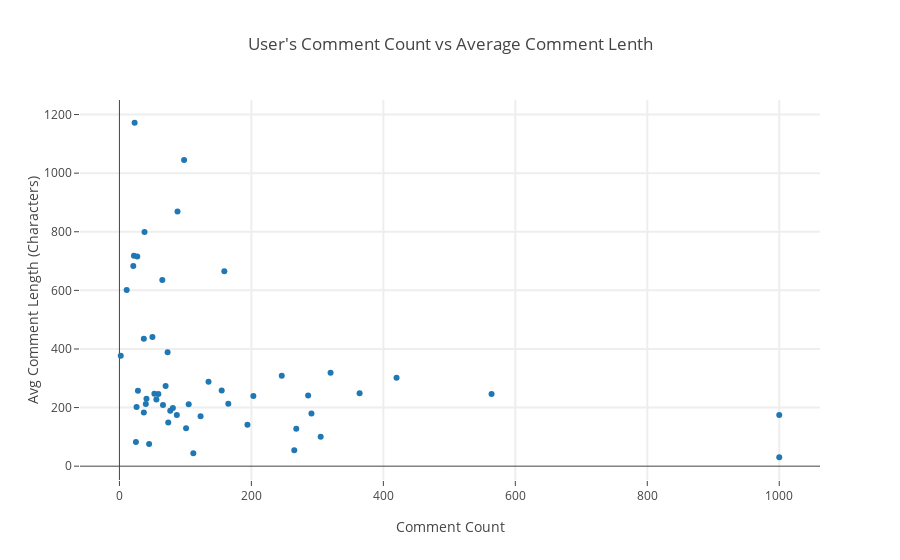

The notebook cell saved with this chart:
### Code cell
data = [
    go.Scatter(x=df['commentCount'],
               y=df['avgCommentLength'],
               mode= 'markers',
               text= df['Celebrity'],
              )
]

layout= go.Layout(
    title= "User's Comment Count vs Average Comment Lenth",
    hovermode= 'closest',
    xaxis= dict(
        title= 'Comment Count',
        ticklen= 5,
        #zeroline= False,
        gridwidth= 2,
    ),
    yaxis=dict(
        title= 'Avg Comment Length (Characters)',
        ticklen= 5,
        #zeroline=False,
        gridwidth= 2
    ),
    showlegend= False
)

# iplot(data, filename='basic-bar')

fig=go.Figure(data=data, layout=layout)
iplot(fig)

### Figure 1 — Plotly figure (JSON) as saved in the notebook; plotly's stock layout.template omitted (floating-point values rounded to 4 significant figures)
{"data": [{"mode": "markers", "text": ["Macaulay Culkin", "Patrick Stewart", "Arnold Schwarzenegger", "Bill Gates", "Snoop Dogg", "Shaq", "Neil DeGrasse Tyson", "Bill Nye", "Barak Obama", "Edward Snowden", "Bernie Sanders", "Gordon Ramsey", "Jane Goodall", "Ronda Rousey", "Elon Musk", "ACLU", "Chris Pratt", "Buzz Aldrin", "George Clinton", "Adam Savage", "Conan O'Brien", "Steve Wozniak", "Julian Assange", "Matt Damon", "Daniel Radcliffe", "Lil Dicky", "Keanu Reeves", "Warwick Davis", "Denzel Washington", "Ian McKellen", "Jon Stewart", "Ewan McGregor", "Mike Rowe", "Ryan Reynolds", "Sean Bean", "Rand Paul", "Keegan-Michael Key", "Jordan Peele", "Steve Buscemi", "Jeff Bridges", "Channing Tatum", "Jerry Seinfeld", "Bassnectar", "Any Poehler", "Maisie Williams", "Mila Kunis", "Weird Al", "Eric Andre", "Jim Gaffigan", "Sean Evans", "Scott Kelly"], "type": "scatter", "uid": "10f659a6-a997-11e8-a80c-60f81db8cc7e", "x": [265, 37, 364, 246, 1000, 25, 420, 203, 11, 2, 21, 88, 22, 40, 41, 291, 56, 65, 74, 1000, 101, 23, 98, 38, 73, 564, 135, 123, 155, 28, 66, 45, 37, 320, 87, 26, 268, 305, 50, 27, 59, 286, 159, 53, 77, 81, 105, 112, 165, 70, 194], "y": [54.43, 182.8, 249.1, 308.3, 30.46, 82.52, 301.5, 239.9, 601.5, 376.5, 682.8, 868.8, 718.4, 212.5, 230.4, 180.0, 227.4, 635.2, 149.2, 174.3, 129.5, 1172, 1045.0, 799.4, 388.7, 245.9, 288.3, 170.1, 258.5, 257.2, 208.7, 75.49, 434.9, 318.6, 174.4, 201.8, 128.1, 100.1, 440.5, 716.0, 246.2, 241.5, 665.5, 246.8, 189.1, 198.7, 211.3, 44.43, 213.1, 273.9, 141.1]}], "layout": {"hovermode": "closest", "showlegend": false, "title": "User's Comment Count vs Average Comment Lenth", "xaxis": {"gridwidth": 2, "ticklen": 5, "title": "Comment Count"}, "yaxis": {"gridwidth": 2, "ticklen": 5, "title": "Avg Comment Length (Characters)"}}}
